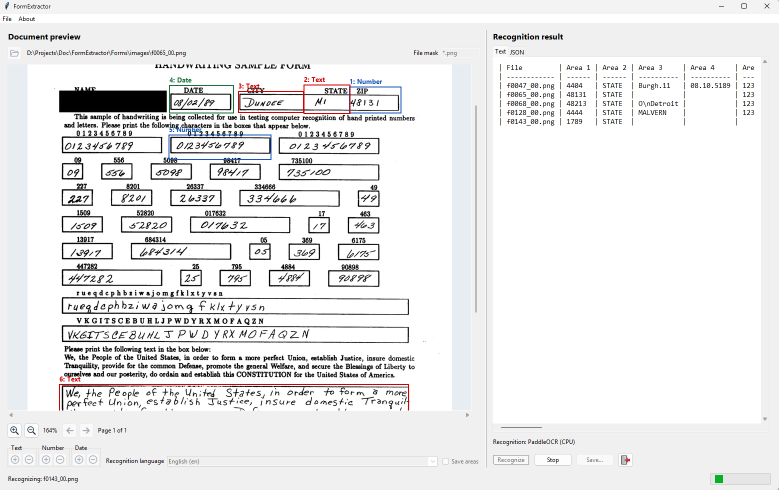
#> input picture src/formextractor/manual/Main_01.png, 1557 x 979 px (shown at 1/2 size)
$ python -i date_images.py   (imports and definitions only)
#> lines starting #> are read from the running program, lines starting #| are printed output that depends on the picture; after the words box and inside, x2 and y2 are one past the last pixel; in counts of white or black regions, pixels touching at a corner belong together
#> further down, picture is the input picture: PIL image 1557x979 RGB; mean R, G, B 235, 234.9, 235.2
### src/formextractor/field_images.py
"""Border cleanup for direct recognition of selected form fields."""

import cv2
import numpy as np
from PIL import Image


# [88 lines left out: functions remove_area_borders, text_line_variants, not called in this run]


def field_image_variants(image: Image.Image) -> list[tuple[str, np.ndarray]]:
    """Remove edge rules and provide padded grayscale and binary field readings."""
    gray = np.asarray(image.convert("L")).copy()
    height, width = gray.shape
#> height = 979; width = 1557
    if min(height, width) < 8:
        return []
    _, ink = cv2.threshold(gray, 0, 255, cv2.THRESH_BINARY_INV | cv2.THRESH_OTSU)
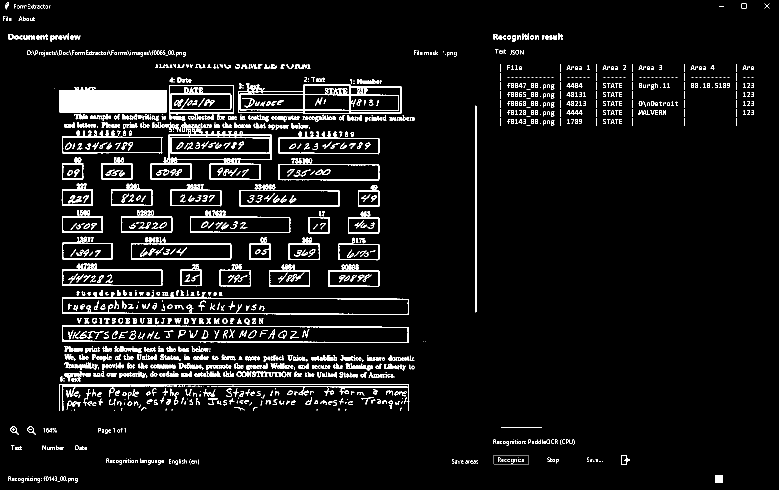
#> ink: shape (979, 1557) (shown at 1/2 size); 6.4% white; 1525 white regions (557 under 20 px), largest, box (x1, y1, x2, y2) and area: (118, 174, 334, 225) 9658, (476, 167, 803, 228) 3446, (124, 594, 818, 630) 3036
    if not np.any(ink) or np.all(ink):
        return []
    mask = np.zeros_like(gray)
    left, top, right, bottom = 0, 0, width, height
#> left = 0; top = 0; right = 1557; bottom = 979
    thickness = max(3, round(min(height, width) * 0.06))
#> thickness = 59
    # Long, nearly horizontal/vertical strokes at the crop edges are form rules.
    # Interior strokes (including slashes and handwritten ones) are not removed.
    lines = cv2.HoughLinesP(
        ink,
        1,
        np.pi / 180,
        threshold=max(10, round(min(height, width) * 0.4)),
        minLineLength=max(8, round(min(height, width) * 0.6)),
        maxLineGap=3,
    )
#> lines = [[118, 769, 817, 769], [118, 768, 817, 768]]
    for x1, y1, x2, y2 in [] if lines is None else lines[:, 0]:
        dx, dy = abs(x2 - x1), abs(y2 - y1)
        horizontal = dx >= width * 0.65 and dy <= dx * 0.12
        vertical = dy >= height * 0.65 and dx <= dy * 0.12
        edge = False
        if horizontal and max(y1, y2) < height * 0.3:
            top = max(top, min(y1, y2))
            edge = True
        elif horizontal and min(y1, y2) > height * 0.7:
            bottom = min(bottom, max(y1, y2) + 1)
            edge = True
        elif vertical and max(x1, x2) < width * 0.15:
            left = max(left, min(x1, x2))
            edge = True
        elif vertical and min(x1, x2) > width * 0.85:
            right = min(right, max(x1, x2) + 1)
            edge = True
        if edge:
            cv2.line(mask, (x1, y1), (x2, y2), 255, thickness)
    cleaned = gray.copy()
    cleaned[mask != 0] = 255
    cleaned = cleaned[top:bottom, left:right]
    _, binary = cv2.threshold(cleaned, 0, 255, cv2.THRESH_BINARY | cv2.THRESH_OTSU)
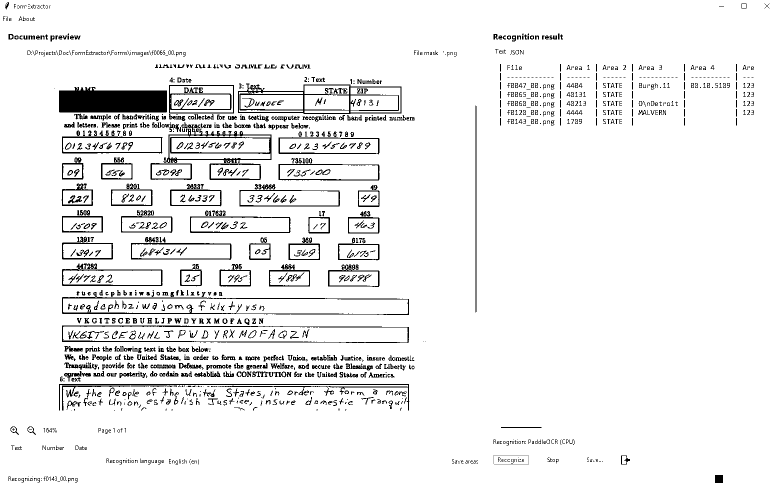
#> binary: shape (979, 1557) (shown at 1/2 size); 93.6% white; 1525 black regions (557 under 20 px), largest, box (x1, y1, x2, y2) and area: (118, 174, 334, 225) 9658, (476, 167, 803, 228) 3446, (124, 594, 818, 630) 3036
    points = cv2.findNonZero(255 - binary)
    if points is None:
        return []
    x, y, w, h = cv2.boundingRect(points)
#> x = 6; y = 4; w = 1533; h = 962
    if w < 4 or h < 4:
        return []
    cleaned = cleaned[y : y + h, x : x + w]
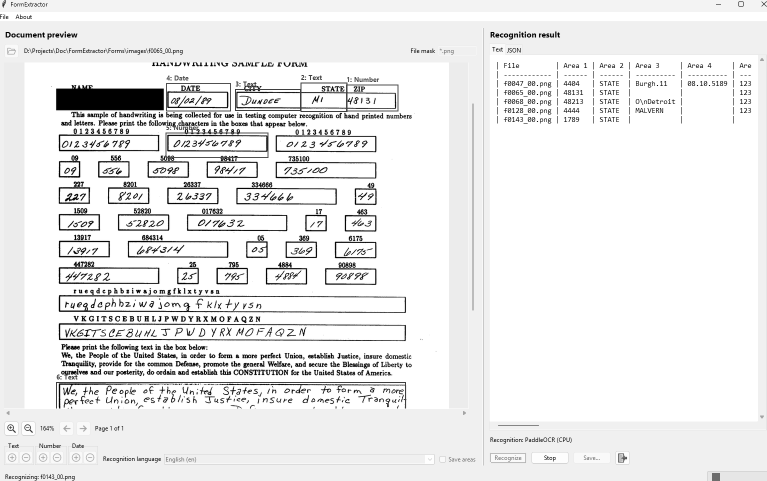
#> cleaned: shape (962, 1533) (shown at 1/2 size); min 0, max 255, mean 234.8
    scale = min(4.0, 64 / h, 1600 / w)
#> scale = 0.0665
    resized = cv2.resize(cleaned, None, fx=scale, fy=scale, interpolation=cv2.INTER_CUBIC)
    _, binary = cv2.threshold(resized, 0, 255, cv2.THRESH_BINARY | cv2.THRESH_OTSU)
    return [
        (
            name,
            cv2.cvtColor(
                cv2.copyMakeBorder(
                    value,
                    8,
                    8,
                    16,
                    16,
                    cv2.BORDER_CONSTANT,
                    value=255,
                ),
                cv2.COLOR_GRAY2BGR,
            ),
        )
        for name, value in (("borderless_gray", resized), ("borderless_binary", binary))
    ]

### src/formextractor/date_images.py
"""Alternative OCR inputs for failed date crops; never modify the source image."""

import cv2
import numpy as np
from PIL import Image

from .field_images import field_image_variants as date_image_variants


def date_part_variants(image: Image.Image) -> list[tuple[str, list[np.ndarray]]]:
    """Split only crops with two separate, aligned slash-shaped ink components."""
    variants = []
    for name, pixels in date_image_variants(image):
        gray = cv2.cvtColor(pixels, cv2.COLOR_BGR2GRAY)
        _, ink = cv2.threshold(gray, 0, 255, cv2.THRESH_BINARY_INV | cv2.THRESH_OTSU)
        _, labels, stats, centers = cv2.connectedComponentsWithStats(ink)
        height, width = gray.shape
        components, slashes = [], []
        for label, (x, _y, w, h, area) in enumerate(stats[1:], 1):
            if area < 8 or h < height * 0.12 or w < 2:
                continue
            if w / h < 0.14 and (x < width * 0.15 or x + w > width * 0.85):
                continue  # Residual vertical box rules.
            components.append(label)
            if h < height * 0.45 or not 0.18 <= w / h <= 0.7:
                continue
            ys, xs = np.nonzero(labels == label)
            if np.corrcoef(xs, ys)[0, 1] <= -0.90:
                slashes.append(label)
        if len(slashes) != 2:
            continue
        slashes.sort(key=lambda label: centers[label, 0])
        first, second = slashes
        a, b = stats[first], stats[second]
        if min(a[3], b[3]) < max(a[3], b[3]) * 0.65:
            continue
        if abs(centers[first, 1] - centers[second, 1]) > max(a[3], b[3]) * 0.3:
            continue
        groups = [[], [], []]
        for label in components:
            if label not in slashes:
                group = sum(centers[label, 0] > centers[slash, 0] for slash in slashes)
                groups[group].append(label)
        if not all(groups):
            continue
        parts = []
        for group in groups:
            selected = np.isin(labels, group)
            x, y, w, h = cv2.boundingRect(selected.astype(np.uint8))
            part = np.where(selected, gray, 255).astype(np.uint8)[y : y + h, x : x + w]
            part = cv2.resize(part, None, fx=48 / h, fy=48 / h, interpolation=cv2.INTER_CUBIC)
            part = cv2.copyMakeBorder(part, 8, 8, 12, 12, cv2.BORDER_CONSTANT, value=255)
            parts.append(cv2.cvtColor(part, cv2.COLOR_GRAY2BGR))
        variants.append((name, parts))
#> this loop made 2 passes
#> (name, height, width) on passes 1 to 2: ('borderless_gray', 80, 134), ('borderless_binary', 80, 134)
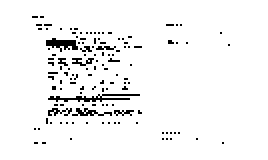
#> gray: shape (80, 134) (shown 2 times larger); 95.5% white; black in thin lines or dots, all inside (x1, y1, x2, y2) = (16, 8, 115, 72)
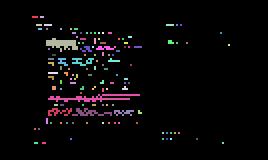
#> labels: shape (80, 134) int32 (shown 2 times larger); 126 distinct labels, from 0 to 125; one colour per label, 0 black
#> after the loop, variants = []
    return variants

>>> from PIL import Image
>>> picture = Image.open('manual/Main_01.png')
>>> result = date_part_variants(picture)
#> result = []
